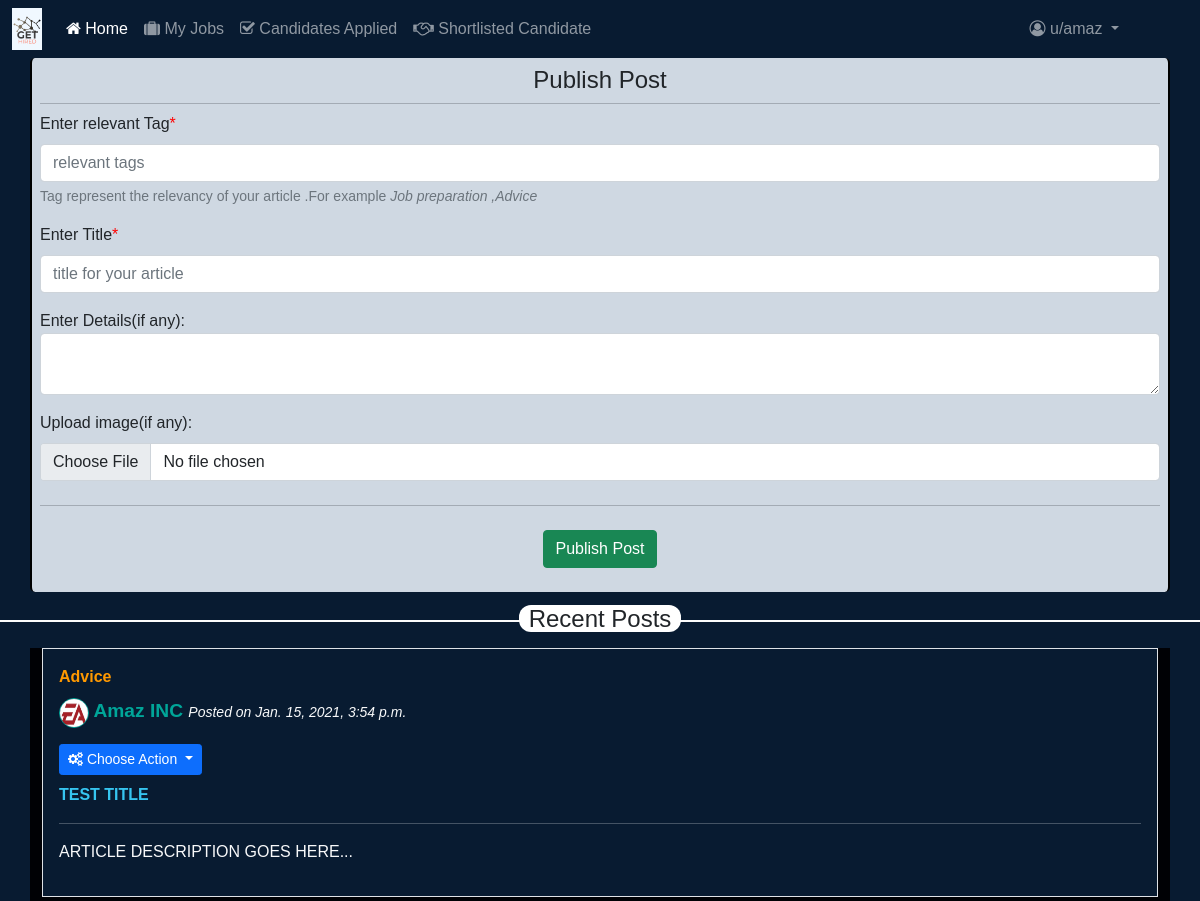
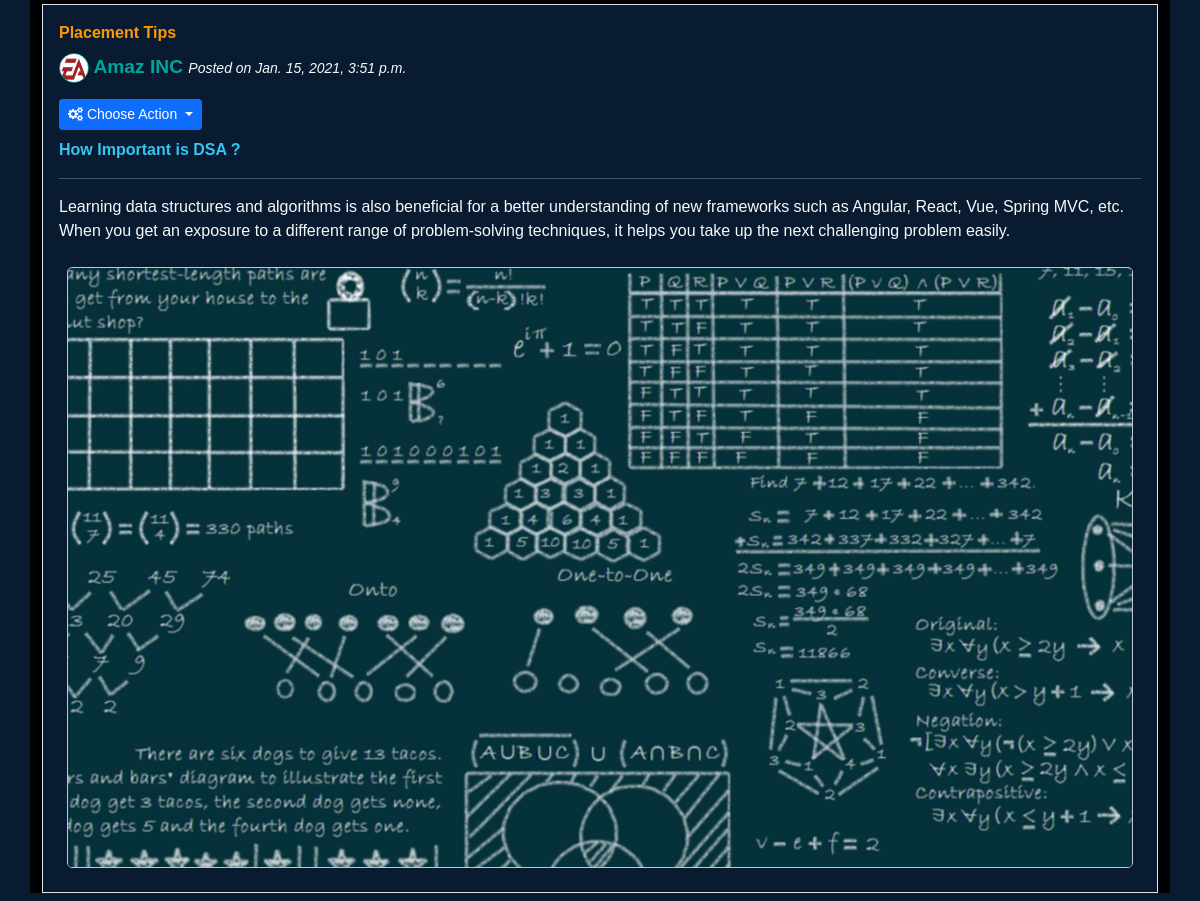
Page /EMPLOYER/home/ (signed in) on the committed database (2 pictures, top to bottom).
### ARTICLE/models.py (models this page shows, shortened)
class ARTICLE(models.Model):
    article_id=models.AutoField(primary_key=True)
    tag=models.CharField(max_length=50)
    article_title=models.CharField(max_length=250)
    article_desc=models.TextField(blank=True)
    article_media=models.ImageField(upload_to='ARTICLE/MEDIA/',blank=True)
    employer_name=models.ForeignKey(EMPLOYER,on_delete=models.CASCADE)
    time_stamp=models.DateTimeField(auto_now_add=True, blank=True)

### EMPLOYER/models.py (models this page shows, shortened)
class EMPLOYER(models.Model):
    user=models.OneToOneField(User,on_delete=models.CASCADE)
    name=models.TextField()
    cin_num=models.IntegerField(unique=True,blank=False)
    profile_pic=models.ImageField(upload_to='EMPLOYER/PROFILE',blank=True)

### EMPLOYER/views.py (the view)
# urls.py: path('',views.indexhome,name="home"),
def home(request):
    if not request.user.is_authenticated:
        return redirect('/')
    else:
        try:
            user=EMPLOYER.objects.get(user=request.user)
            try:
                posts=ARTICLE.objects.filter(employer_name=user).order_by('-article_id')
                param={
                    'posts':posts,
                }
                return render(request,'EMPLOYER/home.html/',param)
            except:
                return render(request,'EMPLOYER/home.html/')
        except:
            print("Not a valid Employer")
            return redirect('/')

### templates/EMPLOYER/home.html (shortened to what this page needs)
{% extends 'baseE.html' %}
{% block homeactive %}
active
{% endblock homeactive %}
{% block content %}
<div class="container container-employer p-2 mb-2">
<h2 class="text-center " style="
    font-size: x-large;">Publish  Post</h2>
<hr class="my-2">
<form action="/EMPLOYER/publish-post/" method="POST" enctype="multipart/form-data">{% csrf_token %}
     <div class="mb-3">
            <label for="article_tag" class="form-label">Enter relevant Tag<span style="color:red;">*</span></label>
            <input type="text" class="form-control" id="article_tag" name="article_tag" placeholder="relevant tags" aria-describedby="tag_helper" required></input>
            <div id="tag_helper" class="form-text">Tag represent the relevancy of your article .For example <i>Job preparation ,Advice </i></div>
        </div>
        <div class="mb-3">
        <label for="article_title" class="form-label">Enter Title<span style="color:red">*</span></label>
        <input type="text" class="form-control" id="article_title" name="article_title" placeholder="title for your article" required></input>
        </div>
        <div class="mb-3">
        <label for="article_desc" class="formm-label">Enter Details(if any):</label>
        <textarea class="form-control" name="article_desc" id="article_desc"></textarea>
        </div>
         <div class="mb-3">
        <label for="article_image" class="form-label">Upload image(if any):</label>
        <input type="file" id="article_image" name="article_image" class="form-control"></input>
        </div>
        <hr class ="my-4">
          <div class="mb-3 text-center">
         <button class="btn btn-success" type="submit">Publish Post</button>
        </div>
</form>
</div>
<h4 class="line-away "><span>Recent Posts</span></h4>
<div class="container article_content text-light">
    {% for post in posts %}
 <div class="media  p-3 mb-2 border  media_content">
   <strong class="d-inline-block mb-2 content-tag">{{post.tag}}</strong>
  <p>
     {% if post.employer_name.profile_pic %}
     <img src="/media/{{post.employer_name.profile_pic}}" alt="img" class="mr-3 profile_img rounded-circle">
     {% else %}
     {% load static %}
        {% endif %}
     <span class="content-author">
     {{post.employer_name.name}} </span><small><i>Posted on {{post.time_stamp}}</i>
     </small>
</p>
 <div class="dropdown my-2">
  <button class="btn btn-sm btn-primary dropdown-toggle" type="button" id="dropdownMenuButton-post-{{post.article_id}}" data-toggle="dropdown" aria-haspopup="true" aria-expanded="false">
<i class="fa fa-cogs"></i> Choose Action
  </button>
</div>
        <div class="media-body">
        <p class="content-title">{{post.article_title}}</p>
        <hr clas="my-2">
      <p class="content-desc">{{post.article_desc|linebreaks}}</p>
      {% if post.article_media %}
      <div class="content-img mt-2 p-2">
       <img src="/media/{{post.article_media}}" ></img>
      </div>
      {% endif %}
    </div>
  </div>
  {% endfor %}
</div>
{% endblock content %}

### templates/baseE.html (shortened to what this page needs)
<!doctype html>
<html lang="en">
  <head>
       <link href="https://cdn.jsdelivr.net/npm/bootstrap@5.0.0-beta1/dist/css/bootstrap.min.css" rel="stylesheet">
   <link rel="stylesheet" href="https://cdnjs.cloudflare.com/ajax/libs/font-awesome/4.7.0/css/font-awesome.min.css">
     {% load static %}
  <link rel="stylesheet" href="{% static 'css/style.css/' %}">
  </head>
  <body>
<nav class="navbar navbar-expand-lg navbar-dark bg-dark">
  <div class="container-fluid">
    <a class="navbar-brand" href="/">
    <img src="{% static 'images/logo1.png/' %}">
    </a>
    <div class="collapse navbar-collapse" id="navbarSupportedContent">
      <ul class="navbar-nav me-auto mb-2 mb-lg-0">
        <li class="nav-item">
          <a class="nav-link {% block homeactive %}
          {% endblock homeactive %}"  href="/"><i class="fa fa-home" aria-hidden="true"></i> Home</a>
        </li>
        <li class="nav-item">
          <a class="nav-link {% block jobsactive %}
          {% endblock jobsactive %}" href="/EMPLOYER/my-jobs/"><i class="fa fa-suitcase" aria-hidden="true"></i> My Jobs</a>
        </li>
            <li class="nav-item">
          <a class="nav-link {% block msgactive %}
          {% endblock  %}" href="/EMPLOYER/applied-candidate/"><i class="fa fa-check-square-o" aria-hidden="true"></i> Candidates Applied</a>
        </li>
           <li class="nav-item">
          <a class="nav-link {% block empactive %}
          {% endblock  %}" href="/EMPLOYER/shortlisted-candidate/"><i class="fa fa-handshake-o" aria-hidden="true"></i> Shortlisted Candidate</a>
        </li>
   </ul>
    <ul class="navbar-nav ml-2 mb-2 mb-lg-0">
                 <li class="nav-item dropdown  ">
          <a class="nav-link dropdown-toggle" href="#" id="navbarDropdown" role="button" data-bs-toggle="dropdown" aria-expanded="false">
            <i class="fa fa-user-circle-o" aria-hidden="true"></i> u/{{request.user}}
          </a>
        </li>
      </ul>
    </div>
  </div>
</nav>
   {% block content %}
   {% endblock content %}
  </body>
</html>

### JOBSEEKER/static/css/style.css (style rules this page uses)
* { font-family: sans-serif; }
body { background-color: #081b31!important; }
.bg-dark { background-color: #081b31!important; }
.navbar { padding-right:61px; }
.navbar-brand { background-color: aliceblue; }
.navbar-brand img { height: 30px; }
.article_content { background-color: #010105fa; }
.media_content { background-color: #081b31!important; }
.profile_img { border:1px solid #00A699; width:30px; height: 30px; }
.content-img img { text-align:center; width:100%; border: 1px solid #becad8; border-radius: 5px; height: inherit; }
.content-tag { color:#FF9900; }
.content-title { color:#36C5F0; font-weight: bolder; }
.content-author { color:#00A699; font-size: larger; font-weight: bolder; }
.container-employer { background-color: rgb(207, 216, 226); border:black; border-radius:5px; border-left:2px solid black; border-right:2px solid black; }
.line-away { width: 100%; text-align: center; border-bottom: 2px solid rgb(252, 252, 252); line-height: 0.1em; margin-top:26px; margin-bottom: 26px; }
.line-away span { background:#fff; padding:0 10px; border-radius: 12px; }

### rows in the picture
ARTICLE: tag "Advice", employer_name.profile_pic (picture), employer_name.name "Amaz INC", time_stamp "Jan. 15, 2021, 3:54 p.m.", article_title "TEST TITLE", article_desc "ARTICLE DESCRIPTION GOES HERE..."
ARTICLE: tag "Placement Tips", employer_name.profile_pic (picture), employer_name.name "Amaz INC", time_stamp "Jan. 15, 2021, 3:51 p.m.", article_title "How Important is DSA ?", article_desc "Learning data structures and algorithms is also beneficial for a better understanding of new frameworks such as Angular, React, Vue, Spring MVC, etc. When you get an exposure to a different range of problem-solving techniques, it helps you take up the next challenging problem easily.", article_media (picture)

### other values in the picture
{{ request.user }} "amaz"
